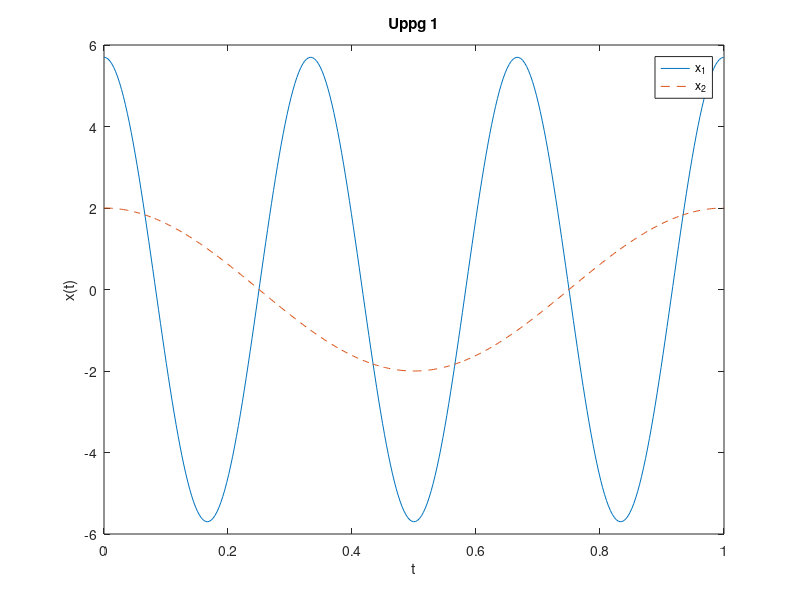

The MATLAB script that drew this image:
x = 0:pi/1000:1;
plot(x, 2 * exp(j * 2 * pi * 3 * x + pi / 3))
hold
plot(x, 2 * exp(j * 2 * pi * 1 * x), '--')
title('Uppg 1')
xlabel('t')
ylabel('x(t)')
legend('x_1','x_2')